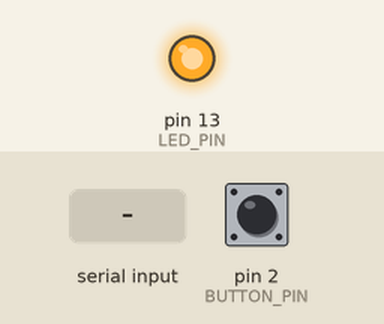
Recording of a sketch running on a simulated Arduino Uno, built with avr-gcc and run on an emulated ATmega328P. Parts: output pins drawn as LEDs (lit = HIGH). The inputs (shaded band) are chosen by the test bench; at power-on: pin 2 (BUTTON_PIN) HIGH.

Above: at 1.2 s.
1.3 s: "LED_OFF\n" received over Serial
At 1.8 s:
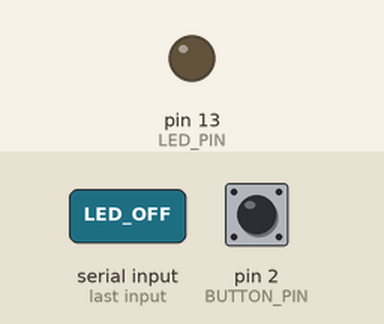
8.4 s: "LED_ON\n" received over Serial
At 9.5 s:
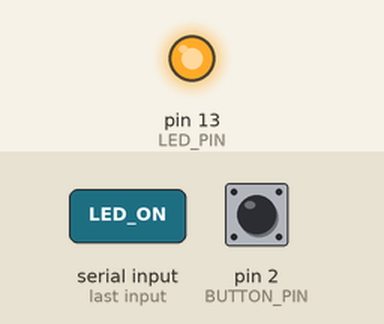
Timing chart, 0 to 10.9 s (numbered marks = the images above; inputs shaded):
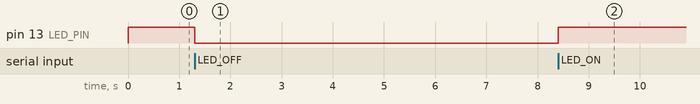

Measured:
- after the input at 1.3 s, pin 13 (LED_PIN): HIGH → LOW at once
- after the input at 8.4 s, pin 13 (LED_PIN): LOW → HIGH at once

The sketch:

ButtonReader.ino
```cpp
const int BUTTON_PIN = 2;
const int LED_PIN    = 13;

// 신호 판별 파라미터
const unsigned long TAP_THRESHOLD  = 500;   // 0.5초 미만 뗌 = TAP
const unsigned long HOLD_THRESHOLD = 1000;  // 1초 이상 누름 = HOLD
const unsigned long IDLE_TIMEOUT   = 2000;  // 2초 무반응 = IDLE
const unsigned long DEBOUNCE_DELAY = 50;    // 50ms 이상 같은 값 유지 시 확정

// 디바운스 상태
bool rawState      = HIGH;  // digitalRead 직접 값
bool stableState   = HIGH;  // 디바운스 후 확정 상태
unsigned long debounceStart = 0;

// 타이밍
unsigned long pressStart    = 0;
unsigned long lastEventTime = 0;
bool idleSent = true;  // 시작 직후 IDLE 오발 방지

void setup() {
  Serial.begin(9600);
  pinMode(BUTTON_PIN, INPUT_PULLUP);
  pinMode(LED_PIN, OUTPUT);
  digitalWrite(LED_PIN, HIGH);  // 연결 즉시 LED ON
  lastEventTime = millis();
  debounceStart = millis();
}

void loop() {
  // Unity에서 LED 명령 수신
  if (Serial.available() > 0) {
    String cmd = Serial.readStringUntil('\n');
    cmd.trim();
    if (cmd == "LED_ON")  digitalWrite(LED_PIN, HIGH);
    if (cmd == "LED_OFF") digitalWrite(LED_PIN, LOW);
  }

  unsigned long now = millis();
  bool currentRaw = digitalRead(BUTTON_PIN);

  // raw 값이 바뀌면 디바운스 타이머 리셋
  if (currentRaw != rawState) {
    rawState      = currentRaw;
    debounceStart = now;
  }

  // DEBOUNCE_DELAY ms 이상 안정 유지 시 확정 상태 갱신
  bool prevStable = stableState;
  if ((now - debounceStart) >= DEBOUNCE_DELAY) {
    stableState = rawState;
  }

  // 버튼 눌림 확정 (HIGH → LOW)
  if (prevStable == HIGH && stableState == LOW) {
    pressStart    = now;
    lastEventTime = now;
    idleSent      = false;
  }

  // 버튼 떼임 확정 (LOW → HIGH)
  if (prevStable == LOW && stableState == HIGH) {
    unsigned long pressDuration = now - pressStart;
    lastEventTime = now;

    if (pressDuration >= HOLD_THRESHOLD) {
      Serial.println("HOLD");
    } else if (pressDuration < TAP_THRESHOLD) {
      Serial.println("TAP");
    }
    // TAP_THRESHOLD ~ HOLD_THRESHOLD 구간(0.5초~1초)은 신호 없음
  }

  // IDLE 판정: 마지막 이벤트 이후 2초 경과
  if (!idleSent && (now - lastEventTime) > IDLE_TIMEOUT) {
    Serial.println("IDLE");
    idleSent = true;
  }
}
```
